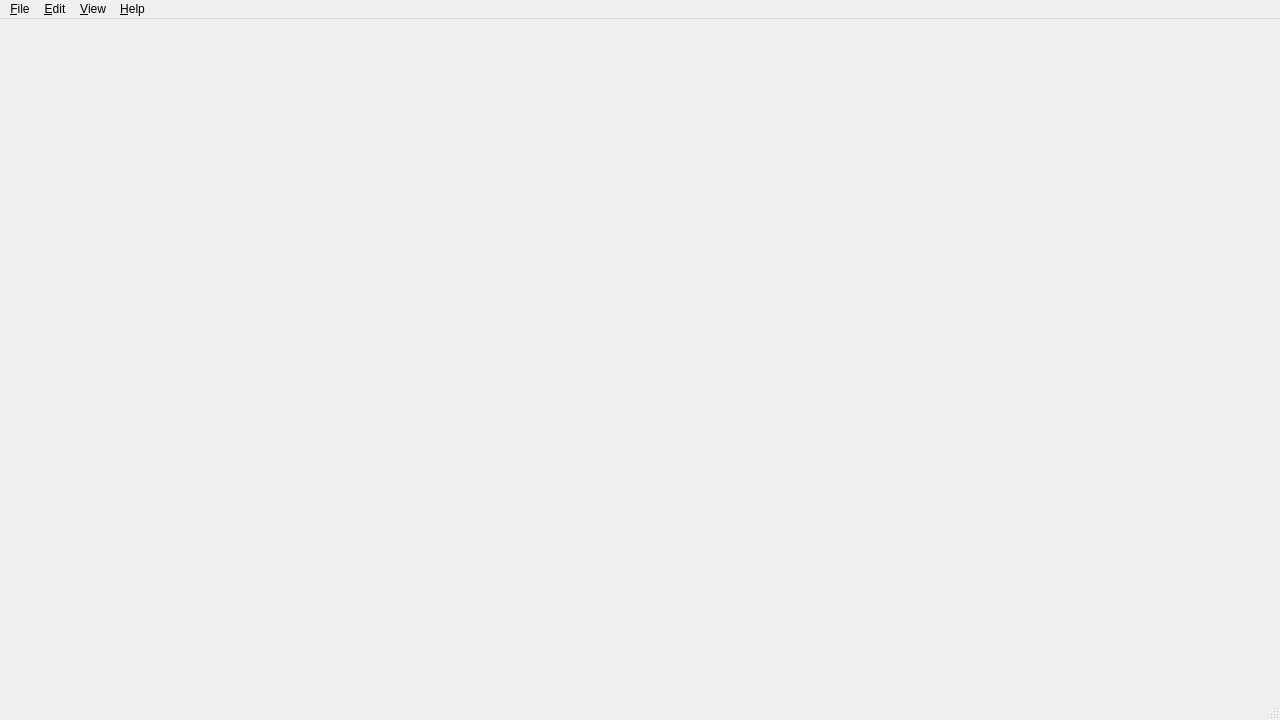
<?xml version="1.0" encoding="UTF-8"?>
<ui version="4.0">
 <class>MainWindow</class>
 <widget class="QMainWindow" name="MainWindow">
  <property name="geometry">
   <rect>
    <x>0</x>
    <y>0</y>
    <width>1280</width>
    <height>720</height>
   </rect>
  </property>
  <property name="windowTitle">
   <string>Chatty - AI Chat Assistant</string>
  </property>
  <property name="windowIcon">
   <iconset resource="../resources/resources.qrc">
    <normaloff>:/icons/chatty.png</normaloff>:/icons/chatty.png</iconset>
  </property>
  <widget class="QWidget" name="centralwidget">
   <layout class="QVBoxLayout" name="verticalLayout">
    <property name="spacing">
     <number>0</number>
    </property>
    <property name="leftMargin">
     <number>0</number>
    </property>
    <property name="topMargin">
     <number>0</number>
    </property>
    <property name="rightMargin">
     <number>0</number>
    </property>
    <property name="bottomMargin">
     <number>0</number>
    </property>
   </layout>
  </widget>
  <widget class="QMenuBar" name="menubar">
   <property name="geometry">
    <rect>
     <x>0</x>
     <y>0</y>
     <width>1280</width>
     <height>22</height>
    </rect>
   </property>
   <widget class="QMenu" name="menuFile">
    <property name="title">
     <string>&amp;File</string>
    </property>
   </widget>
   <widget class="QMenu" name="menuEdit">
    <property name="title">
     <string>&amp;Edit</string>
    </property>
   </widget>
   <widget class="QMenu" name="menuView">
    <property name="title">
     <string>&amp;View</string>
    </property>
   </widget>
   <widget class="QMenu" name="menuHelp">
    <property name="title">
     <string>&amp;Help</string>
    </property>
   </widget>
   <addaction name="menuFile"/>
   <addaction name="menuEdit"/>
   <addaction name="menuView"/>
   <addaction name="menuHelp"/>
  </widget>
  <widget class="QStatusBar" name="statusbar"/>
 </widget>
 <resources>
  <include location="../resources/resources.qrc"/>
 </resources>
 <connections/>
</ui> 
